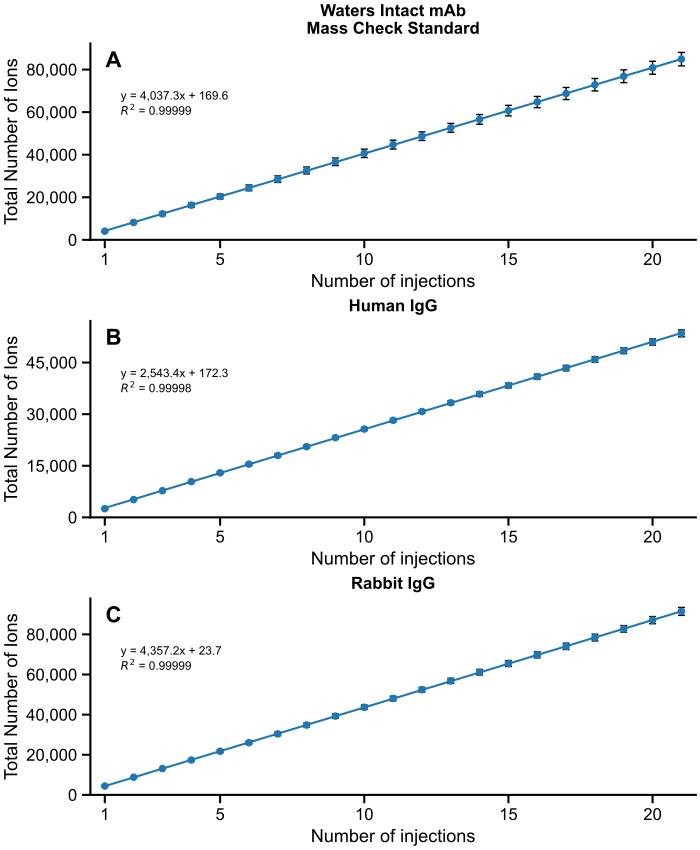

Reproduce this figure in Python.
"""Create the three antibody ion-accumulation scatter plots for Figure S5."""

from dataclasses import dataclass
from pathlib import Path
from string import ascii_uppercase
from xml.etree import ElementTree
from zipfile import ZipFile

import matplotlib.pyplot as plt
from matplotlib.ticker import MaxNLocator, StrMethodFormatter
import numpy as np


@dataclass(frozen=True)
class SampleSource:
    """Spreadsheet and display title for one antibody sample."""

    title: str
    path: Path


SAMPLE_SOURCES = (
    SampleSource(
        title="Waters Intact mAb\nMass Check Standard",
        path=Path(
            r"C:\Users\bht442\The University of Texas at Austin"
            r"\MartyLab - General\Papers\Muliple Run Summing Reversed Phase LC-CD-MS"
            r"\Figures for Manuscript\Supporting Information Figures\Figure S5"
            r"\Waters mAb Scatter Plot\Waters mAb Total Ion Scatter Plot.xlsx"
        ),
    ),
    SampleSource(
        title="Human IgG",
        path=Path(
            r"C:\Users\bht442\The University of Texas at Austin"
            r"\MartyLab - General\Papers\Muliple Run Summing Reversed Phase LC-CD-MS"
            r"\Figures for Manuscript\Supporting Information Figures\Figure S5"
            r"\Human IgG Scatter Plot\Human IgG Total Ion Scatter Plot.xlsx"
        ),
    ),
    SampleSource(
        title="Rabbit IgG",
        path=Path(
            r"C:\Users\bht442\The University of Texas at Austin"
            r"\MartyLab - General\Papers\Muliple Run Summing Reversed Phase LC-CD-MS"
            r"\Figures for Manuscript\Supporting Information Figures\Figure S5"
            r"\Rabbit IgG Scatter Plot\Rabbit IgG Total Ion Scatter Plot.xlsx"
        ),
    ),
)

FIGURE_SIZE_INCHES = (7.0, 8.5)
OUTPUT_DPI = 300
OUTPUT_DIRECTORY = Path(__file__).resolve().parent
OUTPUT_PNG = OUTPUT_DIRECTORY / "Figure S5.png"
OUTPUT_PDF = OUTPUT_DIRECTORY / "Figure S5.pdf"

DATA_COLOR = "#1F77B4"
FIT_COLOR = "#1F77B4"
ERROR_COLOR = "#000000"
AXIS_STROKE_WIDTH = 1.5
XML_NAMESPACE = {
    "main": "http://schemas.openxmlformats.org/spreadsheetml/2006/main"
}


def column_index(cell_reference: str) -> int:
    """Convert the alphabetic portion of an Excel cell reference to an index."""
    letters = "".join(character for character in cell_reference if character.isalpha())
    index = 0
    for character in letters.upper():
        if character not in ascii_uppercase:
            raise ValueError(f"Invalid Excel cell reference: {cell_reference}")
        index = index * 26 + ascii_uppercase.index(character) + 1
    return index - 1


def load_spreadsheet(path: Path) -> tuple[list[str], np.ndarray]:
    """Read the first six columns of the first XLSX sheet without openpyxl."""
    if not path.is_file():
        raise FileNotFoundError(f"Spreadsheet not found: {path}")

    with ZipFile(path) as workbook:
        names = set(workbook.namelist())
        shared_strings: list[str] = []
        if "xl/sharedStrings.xml" in names:
            shared_root = ElementTree.fromstring(
                workbook.read("xl/sharedStrings.xml")
            )
            for item in shared_root.findall("main:si", XML_NAMESPACE):
                text_parts = item.findall(".//main:t", XML_NAMESPACE)
                shared_strings.append("".join(part.text or "" for part in text_parts))

        worksheet_name = "xl/worksheets/sheet1.xml"
        if worksheet_name not in names:
            raise ValueError(f"First worksheet is missing from: {path}")
        worksheet_root = ElementTree.fromstring(workbook.read(worksheet_name))

        rows: list[list[str | float | None]] = []
        for row_element in worksheet_root.findall(
            ".//main:sheetData/main:row", XML_NAMESPACE
        ):
            row: list[str | float | None] = [None] * 6
            for cell in row_element.findall("main:c", XML_NAMESPACE):
                index = column_index(cell.get("r", ""))
                if index < 0 or index >= len(row):
                    continue

                value_element = cell.find("main:v", XML_NAMESPACE)
                if value_element is None or value_element.text is None:
                    continue
                raw_value = value_element.text
                if cell.get("t") == "s":
                    row[index] = shared_strings[int(raw_value)]
                else:
                    row[index] = float(raw_value)
            rows.append(row)

    if len(rows) < 2:
        raise ValueError(f"Spreadsheet contains no data rows: {path}")

    headers = [str(value) for value in rows[0]]
    try:
        data = np.asarray(rows[1:], dtype=float)
    except (TypeError, ValueError) as error:
        raise ValueError(f"Expected six numeric data columns in: {path}") from error

    if data.shape != (21, 6) or not np.all(np.isfinite(data)):
        raise ValueError(
            f"Expected 21 rows and 6 finite numeric columns; found {data.shape} in: {path}"
        )
    return headers, data


def validate_statistics(table: np.ndarray, path: Path) -> None:
    """Verify the supplied means and sample standard deviations."""
    replicate_values = table[:, 1:4]
    supplied_average = table[:, 4]
    supplied_standard_deviation = table[:, 5]
    calculated_average = np.mean(replicate_values, axis=1)
    calculated_standard_deviation = np.std(replicate_values, axis=1, ddof=1)

    if not np.allclose(supplied_average, calculated_average):
        raise ValueError(f"Spreadsheet averages do not match replicates in: {path}")
    if not np.allclose(supplied_standard_deviation, calculated_standard_deviation):
        raise ValueError(
            f"Spreadsheet standard deviations do not match replicates in: {path}"
        )


def style_axis(axis: plt.Axes, panel_letter: str) -> None:
    """Apply the Figure S1 manuscript styling to one panel."""
    axis.spines["top"].set_visible(False)
    axis.spines["right"].set_visible(False)
    axis.spines["left"].set_linewidth(AXIS_STROKE_WIDTH)
    axis.spines["bottom"].set_linewidth(AXIS_STROKE_WIDTH)
    axis.tick_params(
        direction="out",
        width=AXIS_STROKE_WIDTH,
        length=6,
    )
    axis.text(
        0.025,
        0.96,
        panel_letter,
        transform=axis.transAxes,
        fontsize=16,
        fontweight="bold",
        ha="left",
        va="top",
        zorder=10,
    )


def plot_scatter_panel(
    axis: plt.Axes,
    table: np.ndarray,
    source: SampleSource,
    panel_letter: str,
) -> None:
    """Plot replicate mean, sample SD, linear fit, and fit statistics."""
    injection_number = table[:, 0]
    average = table[:, 4]
    standard_deviation = table[:, 5]

    axis.errorbar(
        injection_number,
        average,
        yerr=standard_deviation,
        fmt="o",
        color=DATA_COLOR,
        markerfacecolor=DATA_COLOR,
        markeredgecolor=DATA_COLOR,
        markersize=4.5,
        ecolor=ERROR_COLOR,
        elinewidth=1.0,
        capsize=2.5,
        capthick=1.0,
        linestyle="none",
        zorder=3,
    )

    slope, intercept = np.polyfit(injection_number, average, 1)
    fit_x = np.array([injection_number.min(), injection_number.max()])
    fit_y = slope * fit_x + intercept
    axis.plot(
        fit_x,
        fit_y,
        color=FIT_COLOR,
        linewidth=1.5,
        zorder=2,
    )

    fitted_values = slope * injection_number + intercept
    residual_sum_squares = np.sum((average - fitted_values) ** 2)
    total_sum_squares = np.sum((average - average.mean()) ** 2)
    r_squared = 1.0 - residual_sum_squares / total_sum_squares
    axis.text(
        0.05,
        0.76,
        f"y = {slope:,.1f}x + {intercept:,.1f}\n$R^2$ = {r_squared:.5f}",
        transform=axis.transAxes,
        fontsize=8.5,
        ha="left",
        va="top",
    )

    style_axis(axis, panel_letter)
    axis.set_xlim(0.5, 21.5)
    axis.set_ylim(bottom=0.0)
    axis.set_xticks([1, 5, 10, 15, 20])
    axis.set_xlabel("Number of injections")
    axis.set_ylabel("Total Number of Ions")
    axis.set_title(source.title, fontsize=12, fontweight="bold", pad=7)
    axis.yaxis.set_major_locator(MaxNLocator(nbins=5, integer=True))
    axis.yaxis.set_major_formatter(StrMethodFormatter("{x:,.0f}"))


def make_figure(tables: tuple[np.ndarray, ...]) -> plt.Figure:
    """Build and return the complete three-panel Figure S5."""
    figure, axes = plt.subplots(
        nrows=3,
        ncols=1,
        figsize=FIGURE_SIZE_INCHES,
        constrained_layout=True,
    )
    for index, (axis, table, source) in enumerate(
        zip(axes, tables, SAMPLE_SOURCES)
    ):
        plot_scatter_panel(axis, table, source, chr(ord("A") + index))
    return figure


def main() -> None:
    """Load the spreadsheets and render Figure S5 as PNG and PDF."""
    plt.rcParams.update(
        {
            "font.family": "Arial",
            "font.size": 12,
            "axes.labelsize": 13,
            "pdf.fonttype": 42,
            "ps.fonttype": 42,
            "savefig.transparent": True,
        }
    )

    tables = []
    for source in SAMPLE_SOURCES:
        _, table = load_spreadsheet(source.path)
        validate_statistics(table, source.path)
        tables.append(table)

    figure = make_figure(tuple(tables))
    figure.savefig(OUTPUT_PNG, dpi=OUTPUT_DPI, transparent=True)
    figure.savefig(OUTPUT_PDF, dpi=OUTPUT_DPI, transparent=True)
    plt.close(figure)
    print(f"Saved {OUTPUT_PNG}")
    print(f"Saved {OUTPUT_PDF}")


if __name__ == "__main__":
    main()
